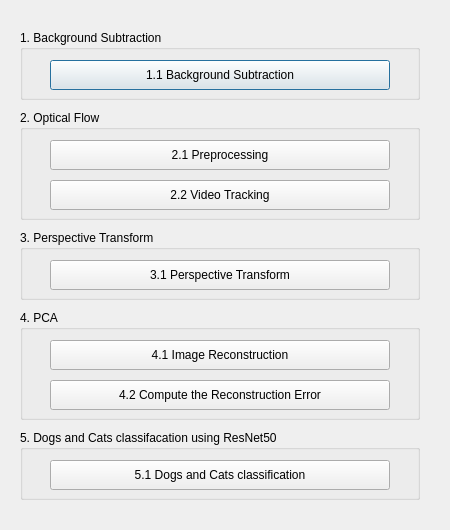
<?xml version="1.0" encoding="UTF-8"?>
<ui version="4.0">
 <class>MainWindow</class>
 <widget class="QDialog" name="MainWindow">
  <property name="geometry">
   <rect>
    <x>0</x>
    <y>0</y>
    <width>450</width>
    <height>530</height>
   </rect>
  </property>
  <property name="windowTitle">
   <string>Dialog</string>
  </property>
  <widget class="QGroupBox" name="group1">
   <property name="geometry">
    <rect>
     <x>20</x>
     <y>30</y>
     <width>400</width>
     <height>70</height>
    </rect>
   </property>
   <property name="title">
    <string>1. Background Subtraction</string>
   </property>
   <widget class="QPushButton" name="BTN_1">
    <property name="geometry">
     <rect>
      <x>30</x>
      <y>30</y>
      <width>340</width>
      <height>30</height>
     </rect>
    </property>
    <property name="text">
     <string>1.1 Background Subtraction</string>
    </property>
   </widget>
  </widget>
  <widget class="QGroupBox" name="group2">
   <property name="geometry">
    <rect>
     <x>20</x>
     <y>110</y>
     <width>400</width>
     <height>110</height>
    </rect>
   </property>
   <property name="title">
    <string>2. Optical Flow</string>
   </property>
   <widget class="QPushButton" name="BTN_2_1">
    <property name="geometry">
     <rect>
      <x>30</x>
      <y>30</y>
      <width>340</width>
      <height>30</height>
     </rect>
    </property>
    <property name="text">
     <string>2.1 Preprocessing</string>
    </property>
   </widget>
   <widget class="QPushButton" name="BTN_2_2">
    <property name="geometry">
     <rect>
      <x>30</x>
      <y>70</y>
      <width>340</width>
      <height>30</height>
     </rect>
    </property>
    <property name="text">
     <string>2.2 Video Tracking</string>
    </property>
   </widget>
  </widget>
  <widget class="QGroupBox" name="group3">
   <property name="geometry">
    <rect>
     <x>20</x>
     <y>230</y>
     <width>400</width>
     <height>70</height>
    </rect>
   </property>
   <property name="title">
    <string>3. Perspective Transform</string>
   </property>
   <widget class="QPushButton" name="BTN_3">
    <property name="geometry">
     <rect>
      <x>30</x>
      <y>30</y>
      <width>340</width>
      <height>30</height>
     </rect>
    </property>
    <property name="text">
     <string>3.1 Perspective Transform</string>
    </property>
   </widget>
  </widget>
  <widget class="QGroupBox" name="group4">
   <property name="geometry">
    <rect>
     <x>20</x>
     <y>310</y>
     <width>400</width>
     <height>110</height>
    </rect>
   </property>
   <property name="title">
    <string>4. PCA</string>
   </property>
   <widget class="QPushButton" name="BTN_4_1">
    <property name="geometry">
     <rect>
      <x>30</x>
      <y>30</y>
      <width>340</width>
      <height>30</height>
     </rect>
    </property>
    <property name="text">
     <string>4.1 Image Reconstruction</string>
    </property>
   </widget>
   <widget class="QPushButton" name="BTN_4_2">
    <property name="geometry">
     <rect>
      <x>30</x>
      <y>70</y>
      <width>340</width>
      <height>30</height>
     </rect>
    </property>
    <property name="text">
     <string>4.2 Compute the Reconstruction Error</string>
    </property>
   </widget>
  </widget>
  <widget class="QGroupBox" name="group5">
   <property name="geometry">
    <rect>
     <x>20</x>
     <y>430</y>
     <width>400</width>
     <height>70</height>
    </rect>
   </property>
   <property name="title">
    <string>5. Dogs and Cats classifacation using ResNet50</string>
   </property>
   <widget class="QPushButton" name="BTN_5">
    <property name="geometry">
     <rect>
      <x>30</x>
      <y>30</y>
      <width>340</width>
      <height>30</height>
     </rect>
    </property>
    <property name="text">
     <string>5.1 Dogs and Cats classification</string>
    </property>
   </widget>
  </widget>
 </widget>
 <resources/>
 <connections/>
</ui>
